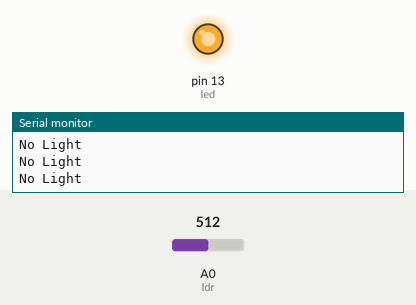
This sketch was run on a simulated Arduino Uno, built with avr-gcc and run on an emulated ATmega328P. Shown: output pins drawn as LEDs (lit = HIGH), the last lines printed to the serial monitor. The test bench sets the inputs (shaded band); at power-on: A0 (ldr) = 512.

Above: at 1.2 s.
1.3 s: A0 (ldr) set to 587
2.8 s: A0 (ldr) set to 617
At 3.9 s:
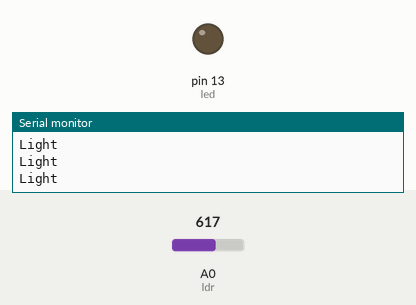
4.5 s: A0 (ldr) set to 590
At 5.1 s:
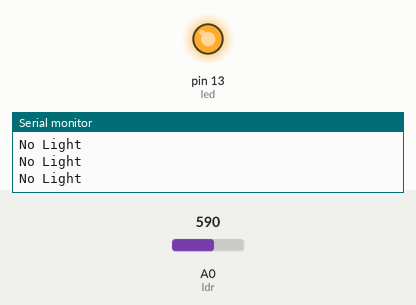
6.0 s: A0 (ldr) set to 610
At 6.3 s:
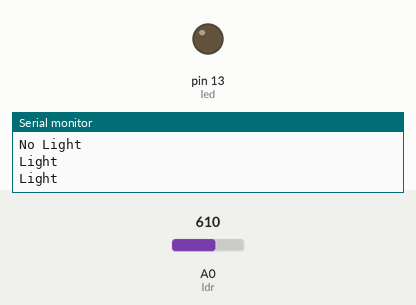
Timing chart, 0 to 8.5 s (numbered marks = the images above; inputs shaded):
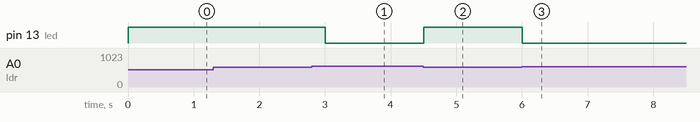

The sketch:

sketch_oct31a.ino
```cpp
int led=13;
int ldr=0;
int val=0;
void setup() {
  pinMode(led,OUTPUT);
  Serial.begin(9600);

}

void loop() {
  val = analogRead(ldr);
  //Serial.println(val);
  if(val < 600)
  {
    Serial.println("No Light");
    digitalWrite(led,HIGH);
  }else{

    Serial.println("Light");
    digitalWrite(led,LOW);

  }
  delay(250);
}
```

Measured:
- the behaviour switches between 599 and 600 on A0 (ldr) (found by bisection; images 0 and 1)
- after the input at 2.8 s, pin 13 (led): HIGH → LOW after 0.20 s
- after the input at 4.5 s, pin 13 (led): LOW → HIGH at once
- after the input at 6.0 s, pin 13 (led): HIGH → LOW at once
